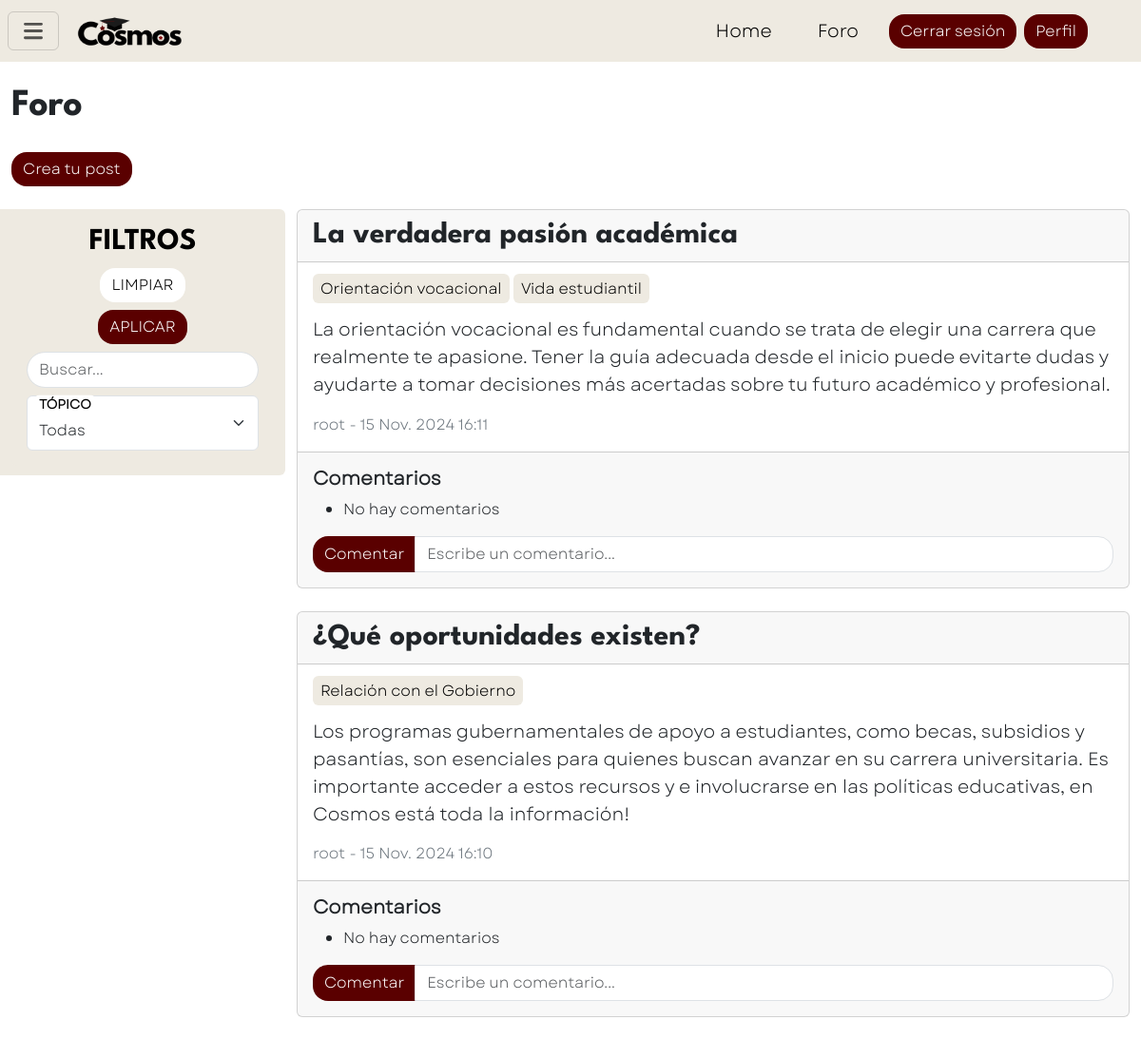
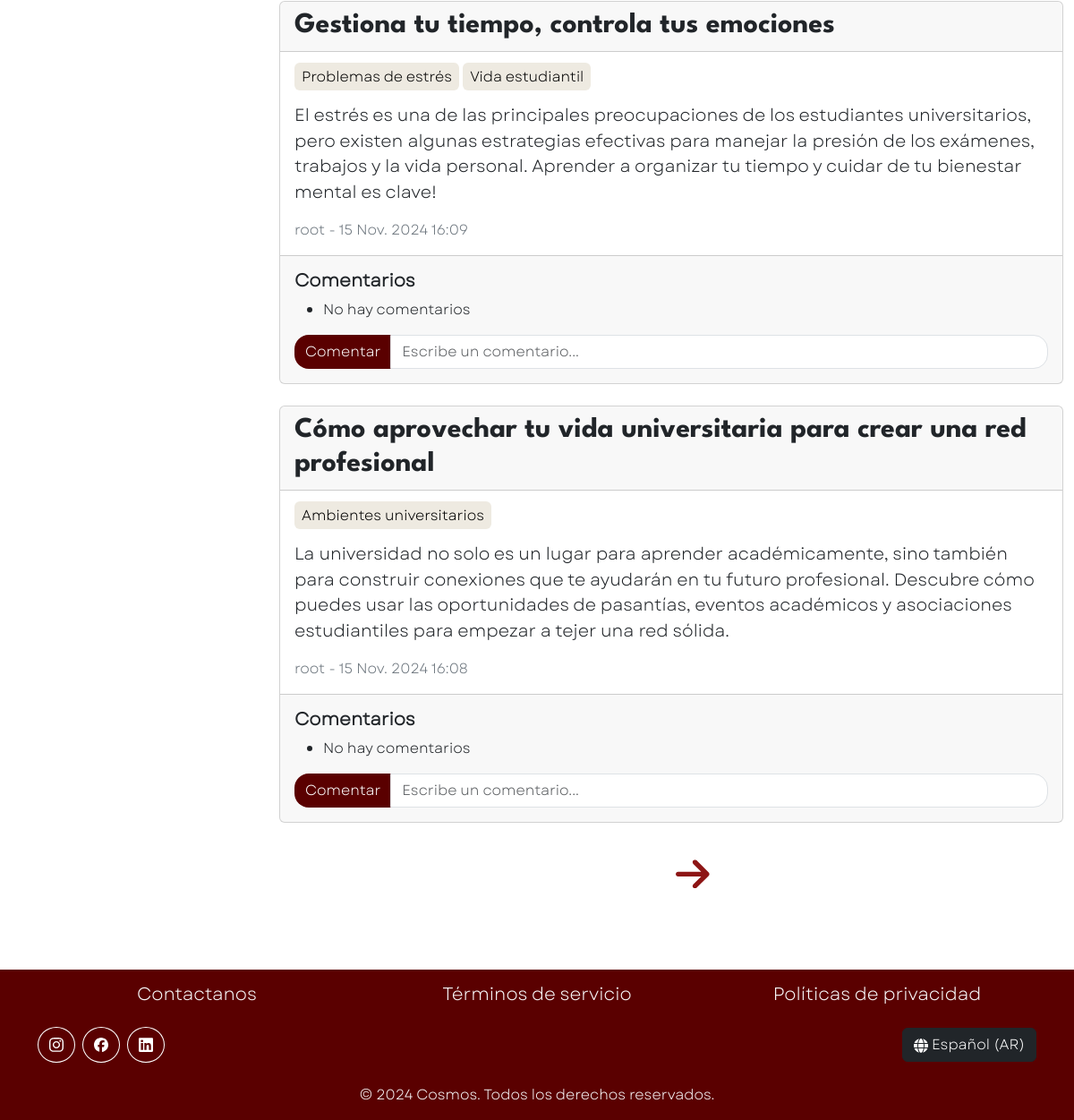
Page /blog/ (signed in) on the committed database (2 pictures, top to bottom).
### blog_app/models.py (models this page shows, shortened)
class Post(models.Model):
    id = models.AutoField(primary_key=True)
    title = models.CharField(max_length=50)
    content = models.TextField()
    topic = models.ManyToManyField(Topic)
    date = models.DateTimeField(auto_now_add=True)
    author = models.ForeignKey(User, on_delete=models.CASCADE)

class Topic(models.Model):
    id = models.AutoField(primary_key=True)
    name = models.CharField(max_length=50)
    class Meta: verbose_name="Topic"; verbose_name_plural="Topics"

### blog_app/views.py (the view)
# urls.py: path('', blog_view , name="view"),
@login_required(login_url='auth:login')
def blog_view(request):
    if request.method=='POST':
        post = request.POST.get("post")
        content = request.POST.get("comment")
        user = request.user
        Comment.objects.create(post=Post.objects.get(id=post), content=content, author=user)
        return redirect('blog:view')
    query = request.GET.get('q'); topic = request.GET.get('topic')
    ctx = {"cats":Cat.objects.order_by("name"), "topics":Topic.objects.order_by("name"),"query" : None}
    posts = Post.objects.order_by("-date")
    if query and query!="": # IF THERE WAS query
        posts = posts.filter(Q(title__icontains=query))
        ctx["query"] = f"'{query}'"
    if topic: posts = posts.filter(topic=Topic.objects.get(id=topic))
    paginator = Paginator(posts, 4)
    page = request.GET.get('page', 1)
    posts = paginator.get_page(page)
    ctx["posts"]=posts
    return render(request, 'blog.html', ctx)

### uni_app/models.py (called while the page is built)
    def __str__(self): return f"{self.name}"

### uni_app/templatetags/custom_filters.py (called while the page is built)
@register.filter
def to_int(value):
    try: return int(value)
    except (ValueError, TypeError): return None

### blog_app/templates/blog.html (shortened to what this page needs)
{% extends "base.html" %}{% block title %} - Foro{% endblock %}
{% block content %}
    {% load static %}
    <h2 class="title fs-1 mb-4 pt-4">Foro</h2> <a href="{% url 'blog:make' %}" class="btn btn-styles">Crea tu post</a>
    <div class="row mt-4">
        <div class="col-3 bg-cream sticky-col rounded-end p">
            {% include "widgets/topic_filter.html" %}
        </div>
        <div class="col-9">
            {% for i in posts %}
                <div class="card mb-4">
                    <div class="card-header"><h2 class="card-title mb-0 title">{{i.title}}</h2></div>
                    <div class="card-body">
                        <p class="text-secondary fs-6">
                            {%for j in i.topic.all%} <span class="py-1 px-2 rounded bg-cream fs-6">{{j.name}}</span> {%endfor%}
                        </p>
                        <p>{{i.content}}</p>
                        <p class="text-secondary mb-0 fs-6">{{i.author.username}} - {{i.date}}</p>
                    </div>
                    <div class="card-footer py-3">
                        <h5 class="mb-2 fw-bold">Comentarios</h5>
                        <ul class="fs-6">
                            {% for j in i.comments.all|dictsortreversed:"date" %}
                            <li><span class="fw-bold">{{j.author}}</span> ({{j.date}}): {{j.content}}</li>
                            {% empty %}<li>No hay comentarios</li>{% endfor %}
                        </ul>
                        <form action="#" method="post" class="input-group">
                            <input type="submit" class="btn btn-styles z-0" value="Comentar">
                            <input class="form-control rounded-end-4" name="comment" placeholder="Escribe un comentario...">
                        </form>
                    </div>
                </div>
            {%empty%} <h4 class="title">No hay posts disponibles</h4> {%endfor%}
            <section class="clear text-center mt-2">
                {% if posts.has_next %}<a class="fs-1 links" href="?page={{ posts.next_page_number }}"><img src="{% static 'svg/arrow-up-solid.svg' %}" style="width: 2rem; transform: rotate(90deg);"></a>{% endif %}
            </section>
        </div>
    </div>
{% endblock %}

### static/css/common.css (style rules this page uses)
html { font-size: 16px; }
.title { font-family: 'League', sans-serif; }
body { font-family: 'Garet', sans-serif; font-size: larger; }
.sticky-col { position: sticky; top: 5rem; height: 17.5rem; }
.bg-cream { background-color: #EEEAE1; color: black; }
.links { color: #8d1515; }
.btn-styles { background-color: #5A0000; color: white; border: none; border-radius: 1rem; }

### rows in the picture
Post: title "La verdadera pasión académica", content "La orientación vocacional es fundamental cuando se trata de elegir una carrera que realmente te apasione. Tener la guía adecuada desde el inicio puede evitarte dudas y ayudarte a tomar decisiones más acertadas sobre tu futuro académico y profesional.", author.username "root", date "15 Nov. 2024 16:11"
Topic: name "Orientación vocacional"
Topic: name "Vida estudiantil"
Post: title "¿Qué oportunidades existen?", content "Los programas gubernamentales de apoyo a estudiantes, como becas, subsidios y pasantías, son esenciales para quienes buscan avanzar en su carrera universitaria. Es importante acceder a estos recursos y e involucrarse en las políticas educativas, en Cosmos está toda la información!", author.username "root", date "15 Nov. 2024 16:10"
Topic: name "Relación con el Gobierno"
Post: title "Gestiona tu tiempo, controla tus emociones", content "El estrés es una de las principales preocupaciones de los estudiantes universitarios, pero existen algunas estrategias efectivas para manejar la presión de los exámenes, trabajos y la vida personal. Aprender a organizar tu tiempo y cuidar de tu bienestar mental es clave!", author.username "root", date "15 Nov. 2024 16:09"
Topic: name "Problemas de estrés"
Post: title "Cómo aprovechar tu vida universitaria para crear una red profesional", content "La universidad no solo es un lugar para aprender académicamente, sino también para construir conexiones que te ayudarán en tu futuro profesional. Descubre cómo puedes usar las oportunidades de pasantías, eventos académicos y asociaciones estudiantiles para empezar a tejer una red sólida.", author.username "root", date "15 Nov. 2024 16:08"
Topic: name "Ambientes universitarios"
